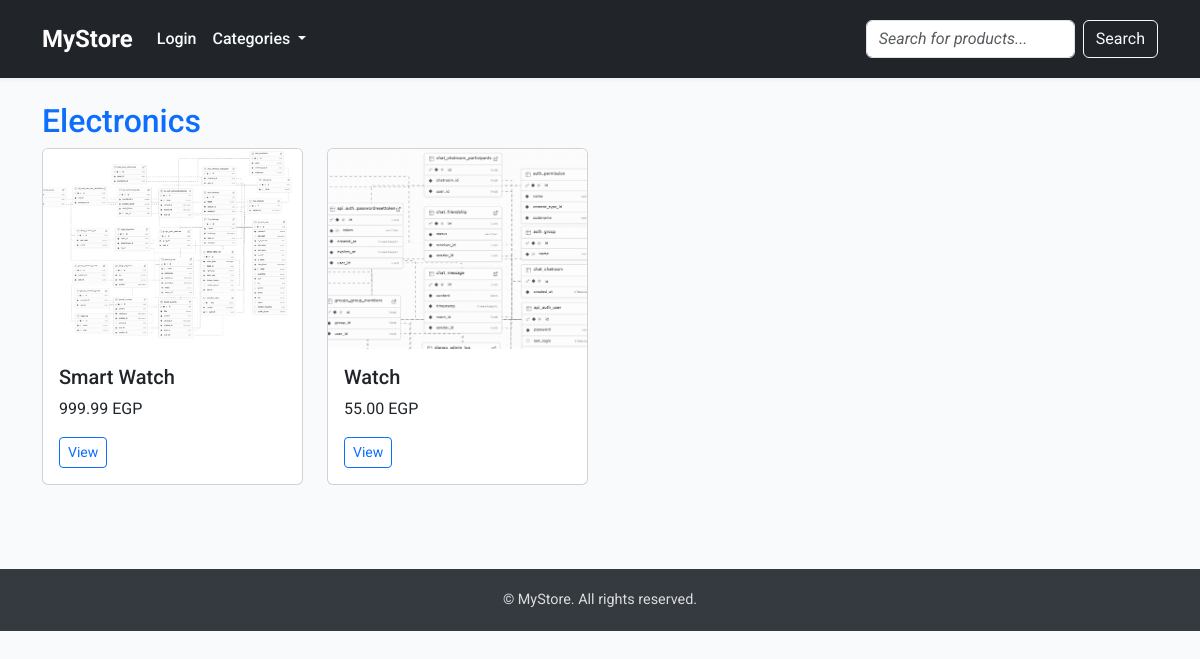
The page /category/1/ on the database as committed earlier.
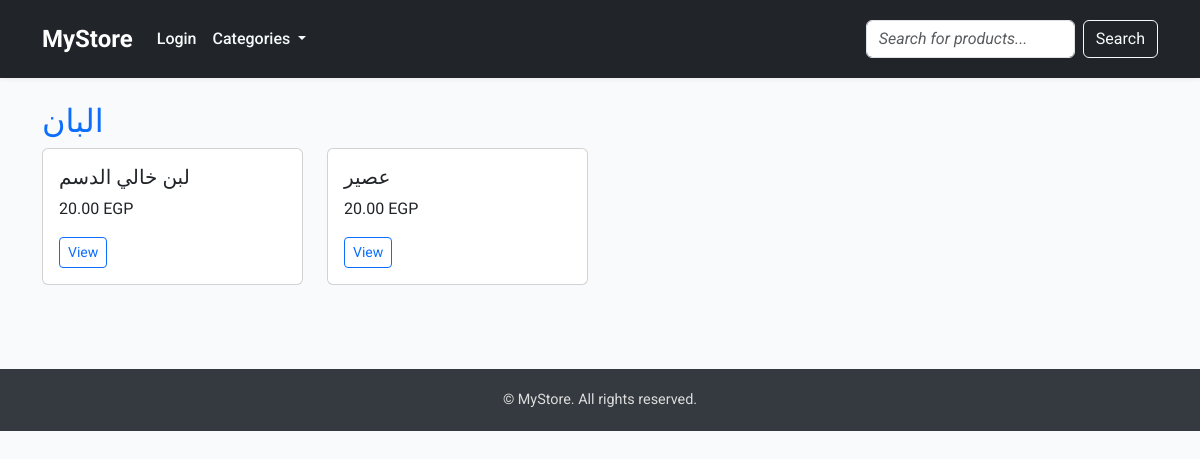
The same page on the database as committed later.
### store/models.py (models this page shows, shortened)
class Category(models.Model):
    name = models.CharField(max_length=100)

class Product(models.Model):
    category = models.ForeignKey(Category, on_delete=models.CASCADE, related_name='products')
    name = models.CharField(max_length=100)
    description = models.TextField(blank=True)
    price = models.DecimalField(max_digits=8, decimal_places=2)
    available = models.BooleanField(default=True)
    seller = models.ForeignKey(User, on_delete=models.CASCADE, related_name='products')  # ✅

class ProductImage(models.Model):
    product = models.ForeignKey(Product, on_delete=models.CASCADE, related_name='images')
    image = models.ImageField(upload_to='product_images/')

### store/views.py (the view)
# urls.py: path('category/<int:category_id>/', views.category_detail, name='category_detail'),
def category_detail(request, category_id):
    category = get_object_or_404(Category, id=category_id)
    products = category.products.filter(available=True)
    unread_notifications = 0
    if request.user.is_authenticated:
        unread_notifications = request.user.notifications.filter(is_read=False).count()
    return render(request, 'store/category_detail.html', {
        'category': category,
        'products': products,
        'unread_notifications': unread_notifications,
    })

### store/context_processors.py (called while the page is built)
def categories_processor(request):
    return {'all_categories': Category.objects.all()}

### store/templates/store/category_detail.html
{% extends "base.html" %}
{% block content %}
<h2 class="text-primary">{{ category.name }}</h2>
<div class="row">
  {% for product in products %}
  <div class="col-md-3 mb-4">
    <div class="card h-100">
      {% if product.images.first %}
        <img src="{{ product.images.first.image.url }}" class="card-img-top" alt="{{ product.name }}" style="height: 200px; object-fit: cover;">
      {% endif %}
      <div class="card-body">
        <h5 class="card-title">{{ product.name }}</h5>
        <p class="card-text">{{ product.price }} EGP</p>
        <a href="{% url 'product_detail' product.id %}" class="btn btn-outline-primary btn-sm">View</a>
      </div>
    </div>
  </div>
  {% endfor %}
</div>
{% endblock %}

Rows that differ between the two databases and show on the page:
removed Product: images.first.image (picture), name "Smart Watch", price "999.99"
removed Product: images.first.image (picture), name "Watch", price "55.00"
changed Category: name "Electronics" → "البان"
added Product: name "لبن خالي الدسم", price "20.00"
added Product: name "عصير", price "20.00"
